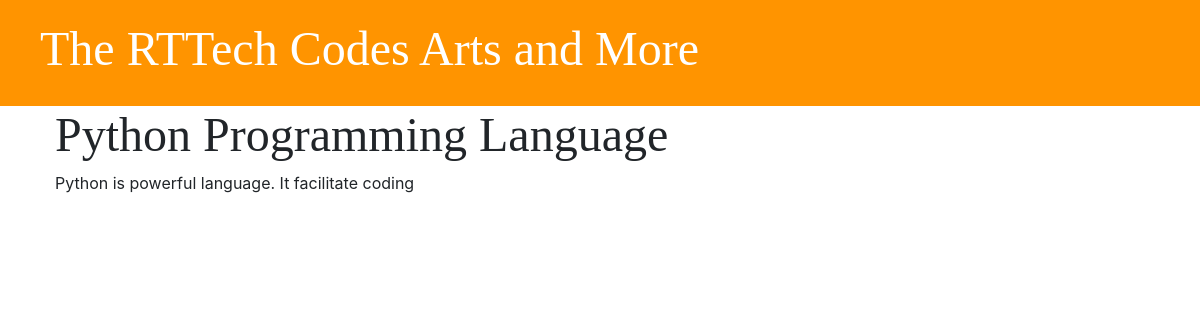
Before: /post/1/ with the older database file.
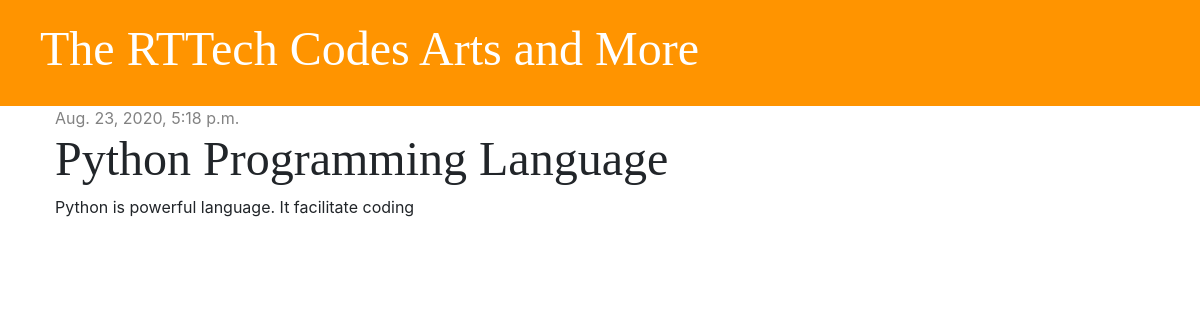
After: the same page with the newer database file.
### blog/models.py (models this page shows, shortened)
class Post(models.Model):
    author = models.ForeignKey("auth.User", on_delete= models.CASCADE)
    title = models.CharField(max_length=200)
    text = models.TextField(null=True)
    created_date = models.DateTimeField(default=timezone.now)
    published_date = models.DateTimeField(blank=True, null=True)

### blog/views.py (the view)
# urls.py: path('post/<int:pk>/', views.post_detail, name='post_detail'),
def post_detail(request, pk):
    post = get_object_or_404(Post, pk=pk)
    stuff_for_frontend = {'post': post}
    return render(request, 'blog/post_detail.html', stuff_for_frontend)

### blog/templates/blog/post_detail.html (shortened to what this page needs)
{% extends 'blog/base.html' %}
{% block content %}
    <div class="post">
        {% if post.published_date %}
            <div class="date">
                {{ post.published_date }}
            </div>
        {% endif %}
        <h1>{{ post.title }}</h1>
        <p>{{ post.text|linebreaksbr }}</p>
    </div>
{% endblock %}

Changed rows visible on the page:
changed Post "Python Programming Language": published_date (not shown) → "Aug. 23, 2020, 5:18 p.m."
